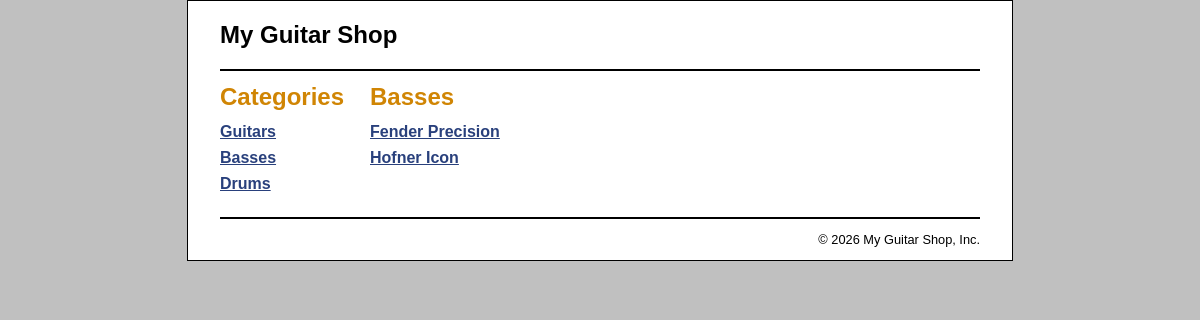
/EX14-1/product_catalog/index.php?category_id=2, run on the app's committed database.
### tables this page shows
CREATE TABLE IF NOT EXISTS categories (
    categoryID INT NOT NULL AUTO_INCREMENT,
    categoryName VARCHAR(255) NOT NULL,
    PRIMARY KEY (categoryID)
);

CREATE TABLE IF NOT EXISTS products (
    productID INT NOT NULL AUTO_INCREMENT,
    categoryID INT NOT NULL,
    productCode VARCHAR(10) NOT NULL,
    productName VARCHAR(255) NOT NULL,
    productDescription TEXT,
    listPrice DECIMAL(10,2) NOT NULL,
    PRIMARY KEY (productID),
    FOREIGN KEY (categoryID) REFERENCES categories(categoryID)
);

### EX14-1/model/category_db.php (called while the page is built)
<?php
class CategoryDB {
    public function getCategories() {
        $db = Database::getDB();
        $query = 'SELECT * FROM categories
                  ORDER BY categoryID';
        $result = $db->query($query);
        $categories = array();
        foreach ($result as $row) {
            $category = new Category();
            $category->setID($row['categoryID']);
            $category->setName($row['categoryName']);
            $categories[] = $category;
        }
        return $categories;
    }
    public function getCategory($category_id) {
        $db = Database::getDB();
        $query = "SELECT * FROM categories
                  WHERE categoryID = '$category_id'";
        $statement = $db->query($query);
        $row = $statement->fetch();
        $category = new Category();
        $category->setID($row['categoryID']);
        $category->setName($row['categoryName']);
        return $category;
    }
}
?>

### EX14-1/model/category.php (called while the page is built)
<?php
class Category {
    private $id;
    private $name;
    public function __construct() {
        $this->id = 0;
        $this->name = '';
    }
    public function getID() {
        return $this->id;
    }
    public function setID($value) {
        $this->id = $value;
    }
    public function getName() {
        return $this->name;
    }
    public function setName($value) {
        $this->name = $value;
    }
}
?>

### EX14-1/model/product_db.php (called while the page is built, shortened)
<?php
class ProductDB {
    public function getProductsByCategory($category_id) {
        $db = Database::getDB();
        $categoryDB = new CategoryDB();
        $category = $categoryDB->getCategory($category_id);
        $query = "SELECT * FROM products
                  WHERE categoryID = '$category_id'
                  ORDER BY productID";
        $result = $db->query($query);
        $products = array();
        foreach ($result as $row) {
            $product = new Product();
            $product->setCategory($category);
            $product->setId($row['productID']);
            $product->setCode($row['productCode']);
            $product->setName($row['productName']);
            $product->setPrice($row['listPrice']);
            $products[] = $product;
        }
        return $products;
    }
}
?>

### EX14-1/model/product.php (called while the page is built, shortened)
<?php
class Product {
    private $category, $id, $code, $name, $price;
    public function __construct() {
        $this->id = 0;
        $this->name = '';
    }
    public function getID() {
        return $this->id;
    }
    public function setID($value) {
        $this->id = $value;
    }
    public function getName() {
        return $this->name;
    }
    public function setName($value) {
        $this->name = $value;
    }
}
?>

### EX14-1/product_catalog/product_list.php (the view)
<?php include '../view/header.php'; ?>
<main>
    <aside>
        <h1>Categories</h1>
        <nav>
        <ul>
            <?php foreach($categories as $category) : ?>
            <li>
                <a href="?category_id=<?php echo $category->getID(); ?>">
                    <?php echo $category->getName(); ?>
                </a>
            </li>
            <?php endforeach; ?>
        </ul>
        </nav>
    </aside>
    <section>
        <h1><?php echo $current_category->getName(); ?></h1>
        <nav>
        <ul>
            <?php foreach ($products as $product) : ?>
            <li>
                <a href="?action=view_product&amp;product_id=<?php
                          echo $product->getID(); ?>">
                    <?php echo $product->getName(); ?>
                </a>
            </li>
            <?php endforeach; ?>
        </ul>
        </nav>
    </section>
</main>
<?php include '../view/footer.php'; ?>

### EX14-1/main.css (style rules this page uses)
html { background-color: rgb(192, 192, 192); }
body { font-family: Arial, Helvetica, sans-serif; width: 760px; margin: 0 auto; padding: 0 2em; background-color: white; border: 1px solid black; }
aside { float: left; width: 150px; }
section { float: left; width: 500px; }
h1 { font-size: 150%; margin: .5em 0; }
h1, h2 { color: rgb(208, 133, 4); }
ul { list-style-type: none; margin: 0; padding-left: 0; padding-bottom: 1em; }
li { padding-bottom: 0.5em; }
a { color: rgb(41, 64, 124); font-weight: bold; }

### data on the page
categories: categoryName "Guitars"
categories: categoryName "Basses"
categories: categoryName "Drums"
products: productName "Fender Precision"
products: productName "Hofner Icon"
